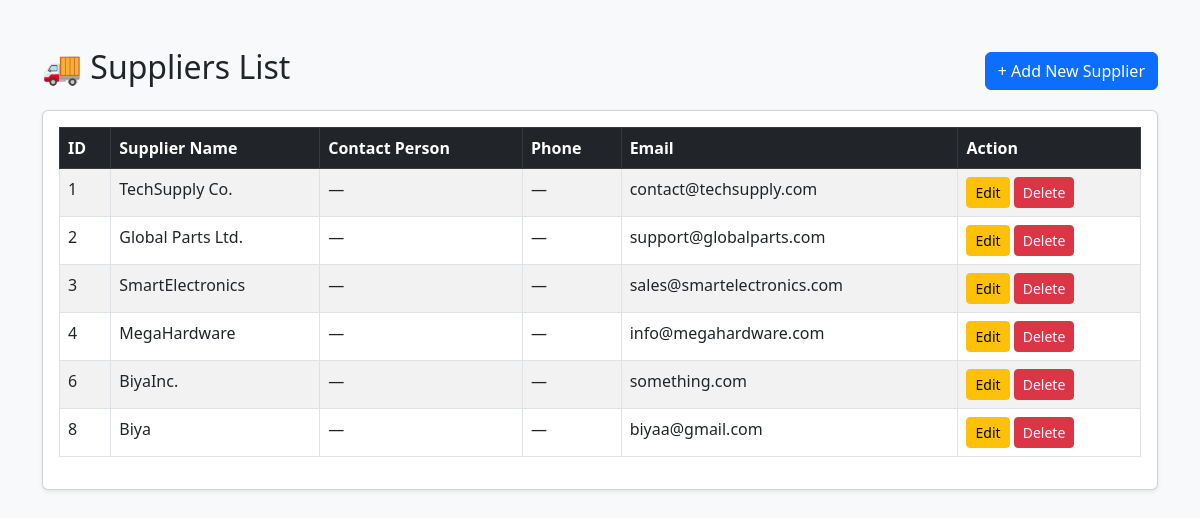
Screenshot of /suppliers/suppliers_read.php (signed in) with the database file from the repository.
### tables this page shows
CREATE TABLE `suppliers` (
  `SupplierID` int(11) NOT NULL,
  `SupplierName` varchar(255) NOT NULL,
  `Email` varchar(255) NOT NULL,
  `PhoneNumber` varchar(20) NOT NULL
);

### suppliers/suppliers_read.php (the view, shortened to what this page needs)
<?php
include '../config.php';
$result = mysqli_query($conn, "SELECT * FROM suppliers WHERE SupplierName IS NOT NULL AND SupplierName != ''");
?>
<!DOCTYPE html>
<html lang="en">
<head>
  <link href="https://cdn.jsdelivr.net/npm/bootstrap@5.3.0/dist/css/bootstrap.min.css" rel="stylesheet">
</head>
<body class="bg-light">
  <div class="container mt-5">
    <div class="d-flex justify-content-between align-items-center mb-3">
      <h2>🚚 Suppliers List</h2>
      <a href="suppliers_create.php" class="btn btn-primary">+ Add New Supplier</a>
    </div>
    <div class="card shadow-sm">
      <div class="card-body">
        <table class="table table-bordered table-striped">
          <thead class="table-dark">
            <tr>
              <th>ID</th>
              <th>Supplier Name</th>
              <th>Contact Person</th>
              <th>Phone</th>
              <th>Email</th>
              <th>Action</th>
            </tr>
          </thead>
          <tbody>
            <?php while ($row = mysqli_fetch_assoc($result)) { ?>
            <tr>
              <td><?= $row['SupplierID'] ?></td>
              <td><?= htmlspecialchars($row['SupplierName']) ?></td>
              <td><?= htmlspecialchars($row['ContactPerson'] ?? '—') ?></td>
              <td><?= htmlspecialchars($row['Phone'] ?? '—') ?></td>
              <td><?= htmlspecialchars($row['Email'] ?? '—') ?></td>
              <td>
                <a href="suppliers_update.php?id=<?= $row['SupplierID'] ?>" class="btn btn-sm btn-warning">Edit</a>
                <a href="suppliers_delete.php?id=<?= $row['SupplierID'] ?>" class="btn btn-sm btn-danger"
                  onclick="return confirm('Are you sure you want to delete <?= htmlspecialchars($row['SupplierName']) ?>?')">Delete</a>
              </td>
            </tr>
            <?php } ?>
          </tbody>
        </table>
      </div>
    </div>
  </div>
</body>
</html>

### rows the page displays
suppliers: SupplierID "1", SupplierName "TechSupply Co.", ContactPerson "—", Phone "—", Email "contact@techsupply.com"
suppliers: SupplierID "2", SupplierName "Global Parts Ltd.", ContactPerson "—", Phone "—", Email "support@globalparts.com"
suppliers: SupplierID "3", SupplierName "SmartElectronics", ContactPerson "—", Phone "—", Email "sales@smartelectronics.com"
suppliers: SupplierID "4", SupplierName "MegaHardware", ContactPerson "—", Phone "—", Email "info@megahardware.com"
suppliers: SupplierID "6", SupplierName "BiyaInc.", ContactPerson "—", Phone "—", Email "something.com"
suppliers: SupplierID "8", SupplierName "Biya", ContactPerson "—", Phone "—", Email "biyaa@gmail.com"
